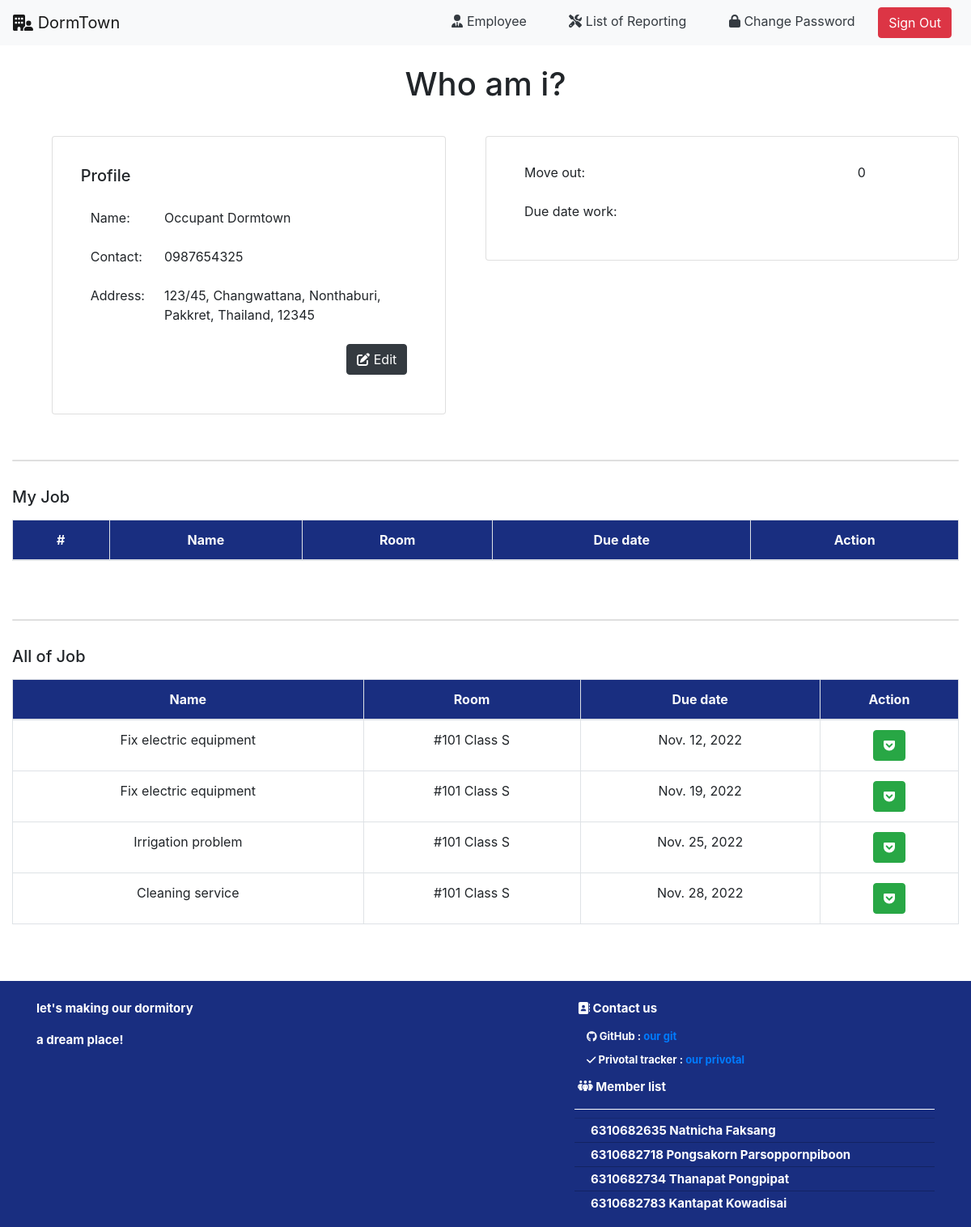
Screenshot of /employee/ (signed in) with the database file from the repository.
### occupant/models.py (models this page shows, shortened)
class UserInfo(models.Model):
    user_id = models.ForeignKey(
        User, on_delete=models.CASCADE, related_name="user_id")
    role_id = models.ForeignKey(
        Role, on_delete=models.CASCADE, related_name="role_id")
    room_id = models.ForeignKey(
        Room, on_delete=models.CASCADE, related_name="room_id", null=True)
    phone_number = models.CharField(max_length=10)
    address = models.CharField(max_length=100)
    street = models.CharField(max_length=50)
    state = models.CharField(max_length=50)
    city = models.CharField(max_length=50)
    country = models.CharField(max_length=20)
    zip_code = models.CharField(max_length=10)

class Report(models.Model):
    from_user_id = models.ForeignKey(
        User, on_delete=models.CASCADE, related_name="from_user_id")
    problem_type_id = models.ForeignKey(
        ProblemType, on_delete=models.CASCADE, related_name="problem_type_id")
    due_date = models.DateField()
    note = models.CharField(max_length=150)
    status_id = models.ForeignKey(
        StatusType, on_delete=models.CASCADE, related_name="status_id")
    assign_to_id = models.ForeignKey(
        User, on_delete=models.CASCADE, related_name="assign_to_id", null=True)
    role_id = models.ForeignKey(
        Role, on_delete=models.CASCADE, related_name="reported_role_id", null=True)

class ProblemType(models.Model):
    problem_name = models.CharField(max_length=30)
    def __str__(self):
        return f'{ self.problem_name }'

class Room(models.Model):
    room_number = models.CharField(max_length=3)
    room_type = models.ForeignKey(
        RoomType, on_delete=models.CASCADE, related_name="room_type")
    status = models.BooleanField()
    def __str__(self):
        return f'#{ self.room_number } Class {self.room_type}'

class RoomType(models.Model):
    class_level = models.CharField(max_length=5)
    price = models.IntegerField()
    room_service = models.IntegerField(default=1)
    tv_fridge = models.BooleanField(default=True)
    wardrobe = models.BooleanField(default=True)
    water_heater = models.BooleanField(default=True)
    def __str__(self):
        return f'{ self.class_level }'

### employee/views.py (the view, shortened to what this page needs)
# urls.py: path("", views.index, name="chat_to_admin"),
def index(request):
    if not request.user.is_authenticated:
        return render(request, 'users/login.html', status=400)
    else:
        user = User.objects.filter(pk=request.user.id).first()
        user_info = UserInfo.objects.filter(user_id=request.user.id).first()
        role_name = user_info.role_id.role_name
        report_a = Report.objects.filter(assign_to_id=request.user,status_id=StatusType.objects.get(pk=2)).order_by('due_date')
        report_na = Report.objects.filter(assign_to_id__isnull=True).order_by('due_date')
        rooms_reporter_a = {}
        for report in report_a:
            Object_reporter = UserInfo.objects.get(user_id=report.from_user_id.id)
            reporter_room = Object_reporter.room_id
            rooms_reporter_a.update({report.from_user_id:reporter_room})
        rooms_reporter_na = {}
        for report in report_na:
            Object_reporter = UserInfo.objects.get(user_id=report.from_user_id.id)
            reporter_room = Object_reporter.room_id
            rooms_reporter_na.update({report.from_user_id:reporter_room})
        iri=0
        fix=0
        clean=0
        move=0
        if role_name == 'Technician' or 'Housekeeper':
            can_access = True
        else:
            can_access = False
        for i in report_na:
            if(can_access):
                return render(request, 'employee/index.html', {
                    'user': user,
                    'user_info' : user_info,
                    'role_name' : role_name,
                    'report_a'  : report_a,
                    'report_na' : report_na,
                    'fix'       : fix,
                    'clean'     : clean,
                    'move'      : move,
                    'iri'       : iri,
                    'rooms_reporter_a' :rooms_reporter_a,
                    'rooms_reporter_na' :rooms_reporter_na,
                })
            else:
                return render(request, "rooms/index.html")

### employee/templates/employee/index.html (shortened to what this page needs)
{% extends 'employee/layout.html' %}
{% block body %}
{% if role_name == "Housekeeper" %}
<div class="text-center mt-4">
    <h1>Housekeeper</h1>
</div>
{% elif role_name == "Technician" %}
<div class="text-center mt-4">
    <h1>Technician</h1>
</div>
{% else %}
<div class="text-center mt-4">
  <h1>Who am i?</h1>
</div>
{% endif %}
<div class="d-flex justify-content-around">
  <div class="container">
    <div class="py-3"></div>
    <div class="row">
        <div class="col-lg-10 card" style="margin: auto">
            <div class="card-body">
                <div class="d-flex justify-content-between align-items-center py-3">
                    <h2 class="h5 mb-0">Profile</h2>
                </div>
                <table class="table table-borderless">
                    <tr>
                        <td colspan="2">Name:</td>
                        <td class="text-end">{{ user.first_name }} {{ user.last_name }}</td>
                    </tr>
                    <tr>
                        <td colspan="2">Contact:</td>
                        <td class="text-end">{{ user_info.phone_number }}</td>
                    </tr>
                    <tr>
                        <td colspan="2">Address:</td>
                        <td class="text-end">{{ user_info.address }}, {{ user_info.street }}, {{ user_info.state }}, {{ user_info.city }}, {{ user_info.country }}, {{ user_info.zip_code }} </td>
                    </tr>
                    <tr>
                        <td colspan="2"></td>
                        <td class="text-end" align="right">
                          <a class="btn btn-dark text-white" href="{% url 'employee:edit_profile' %}"><i class="fa-solid fa-pen-to-square"></i> Edit</a>
                        </td>
                    </tr>
                </table>
            </div>
        </div>
    </div>
  </div>
  <div class="container">
    <div class="py-3"></div>
    <div class="row">
      <div class="col card">
        <div class="card-body">
          <table class="table table-borderless">
            <tr>
              <td colspan="2">Move out:</td>
              <td>{{move}}</td>
            </tr>
            <tr>
              <td colspan="2">Due date work:</td>
              <td></td>
            </tr>
          </table>
        </div>
      </div>
    </div>
  </div>
</div>
<dev class="container">
  <div class="py-3"></div>
  <div class="col card"></div>
  <div class="py-2"></div>
  <div class="d-flex justify-content-between align-items-center py-3">
    <h2 class="h5 mb-0">My Job</h2>
  </div>
  <table class="table table-bordered text-center">
    <thead class="text-light" style="background-color: #192e80;">
      <tr>
        <th scope="col">#</th>
        <th scope="col">Name</th>
        <th scope="col">Room</th>
        <th scope="col">Due date</th>
        <th scope="col">Action</th>
      </tr>
    </thead>
  </table>
</dev>
<dev class="container">
  <div class="py-3"></div>
  <div class="col card"></div>
  <div class="py-2"></div>
  <div class="d-flex justify-content-between align-items-center py-3">
    <h2 class="h5 mb-0">All of Job</h2>
  </div>
  <table class="table table-bordered text-center">
    <thead class="text-light" style="background-color: #192e80;">
      <tr>
        <th scope="col">Name</th>
        <th scope="col">Room</th>
        <th scope="col">Due date</th>
        <th scope="col">Action</th>
      </tr>
    </thead>
    <tbody>
      {% for i in report_na %}
          <tr>
            <td>{{i.problem_type_id}}</td>
            {% for key,value in rooms_reporter_na.items %}
              {% if key == i.from_user_id %}
                <td>{{value}}</td>
              {% endif %}
              {% endfor %}
            <td>{{i.due_date}}</td>
            <td><a class="btn btn-success text-white" href="{% url 'employee:assign' i.id %}"> <i class="fa-brands fa-get-pocket"></i> </a></td>
          </tr>
        {% endfor %}
    </tbody>
  </table>
</dev>
{% endblock %}

### chat/static/chat/chat.css (style rules this page uses)
h2,h3 { margin:0; }

### manager/static/manager/dashboard.css (style rules this page uses)
:root { --height-box: 150px; --padding-box: 50px 0; --border-radius-box: 5px; }

### rows the page displays
UserInfo: phone_number "0987654325", address "123/45", street "Changwattana", state "Nonthaburi", city "Pakkret", country "Thailand", zip_code "12345"
Report: problem_type_id "Fix electric equipment", due_date "Nov. 12, 2022"
Report: problem_type_id "Fix electric equipment", due_date "Nov. 19, 2022"
Report: problem_type_id "Irrigation problem", due_date "Nov. 25, 2022"
Report: problem_type_id "Cleaning service", due_date "Nov. 28, 2022"

### other values shown
{{ user.first_name }} "Occupant"
{{ user.last_name }} "Dormtown"
{{ move }} "0"
{{ value }} "#101 Class S"
